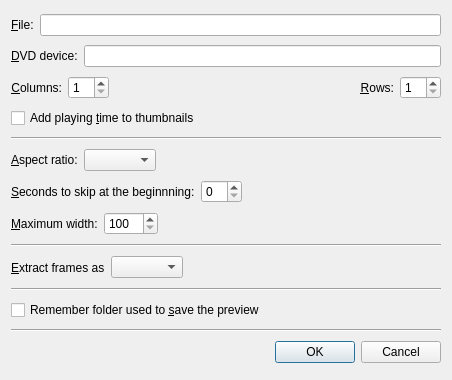
<ui version="4.0" >
 <class>VideoPreviewConfigDialog</class>
 <widget class="QDialog" name="VideoPreviewConfigDialog" >
  <property name="geometry" >
   <rect>
    <x>0</x>
    <y>0</y>
    <width>452</width>
    <height>380</height>
   </rect>
  </property>
  <property name="windowTitle" >
   <string>Video Preview</string>
  </property>
  <layout class="QVBoxLayout" >
   <item>
    <layout class="QHBoxLayout" >
     <item>
      <widget class="QLabel" name="label" >
       <property name="text" >
        <string>&amp;File:</string>
       </property>
       <property name="buddy" >
        <cstring>filename_edit</cstring>
       </property>
      </widget>
     </item>
     <item>
      <widget class="FileChooser" name="filename_edit" />
     </item>
    </layout>
   </item>
   <item>
    <layout class="QHBoxLayout" >
     <item>
      <widget class="QLabel" name="dvd_device_label" >
       <property name="text" >
        <string>&amp;DVD device:</string>
       </property>
       <property name="buddy" >
        <cstring>dvd_device_edit</cstring>
       </property>
      </widget>
     </item>
     <item>
      <widget class="QLineEdit" name="dvd_device_edit" />
     </item>
    </layout>
   </item>
   <item>
    <layout class="QHBoxLayout" >
     <item>
      <widget class="QLabel" name="label_2" >
       <property name="text" >
        <string>&amp;Columns:</string>
       </property>
       <property name="alignment" >
        <set>Qt::AlignRight|Qt::AlignTrailing|Qt::AlignVCenter</set>
       </property>
       <property name="buddy" >
        <cstring>columns_spin</cstring>
       </property>
      </widget>
     </item>
     <item>
      <widget class="QSpinBox" name="columns_spin" >
       <property name="minimum" >
        <number>1</number>
       </property>
       <property name="maximum" >
        <number>10</number>
       </property>
      </widget>
     </item>
     <item>
      <spacer>
       <property name="orientation" >
        <enum>Qt::Horizontal</enum>
       </property>
       <property name="sizeHint" >
        <size>
         <width>40</width>
         <height>20</height>
        </size>
       </property>
      </spacer>
     </item>
     <item>
      <widget class="QLabel" name="label_3" >
       <property name="text" >
        <string>&amp;Rows:</string>
       </property>
       <property name="alignment" >
        <set>Qt::AlignRight|Qt::AlignTrailing|Qt::AlignVCenter</set>
       </property>
       <property name="buddy" >
        <cstring>rows_spin</cstring>
       </property>
      </widget>
     </item>
     <item>
      <widget class="QSpinBox" name="rows_spin" >
       <property name="minimum" >
        <number>1</number>
       </property>
      </widget>
     </item>
    </layout>
   </item>
   <item>
    <widget class="QCheckBox" name="osd_check" >
     <property name="text" >
      <string>Add playing &amp;time to thumbnails</string>
     </property>
    </widget>
   </item>
   <item>
    <widget class="Line" name="line_2" >
     <property name="sizePolicy" >
      <sizepolicy vsizetype="Fixed" hsizetype="Expanding" >
       <horstretch>0</horstretch>
       <verstretch>0</verstretch>
      </sizepolicy>
     </property>
     <property name="orientation" >
      <enum>Qt::Horizontal</enum>
     </property>
    </widget>
   </item>
   <item>
    <layout class="QHBoxLayout" >
     <item>
      <widget class="QLabel" name="label_5" >
       <property name="text" >
        <string>&amp;Aspect ratio:</string>
       </property>
       <property name="buddy" >
        <cstring>aspect_ratio_combo</cstring>
       </property>
      </widget>
     </item>
     <item>
      <widget class="QComboBox" name="aspect_ratio_combo" />
     </item>
     <item>
      <spacer>
       <property name="orientation" >
        <enum>Qt::Horizontal</enum>
       </property>
       <property name="sizeHint" >
        <size>
         <width>101</width>
         <height>20</height>
        </size>
       </property>
      </spacer>
     </item>
    </layout>
   </item>
   <item>
    <layout class="QHBoxLayout" >
     <item>
      <widget class="QLabel" name="label_4" >
       <property name="text" >
        <string>&amp;Seconds to skip at the beginnning:</string>
       </property>
       <property name="buddy" >
        <cstring>initial_step_spin</cstring>
       </property>
      </widget>
     </item>
     <item>
      <widget class="QSpinBox" name="initial_step_spin" />
     </item>
     <item>
      <spacer>
       <property name="orientation" >
        <enum>Qt::Horizontal</enum>
       </property>
       <property name="sizeHint" >
        <size>
         <width>40</width>
         <height>20</height>
        </size>
       </property>
      </spacer>
     </item>
    </layout>
   </item>
   <item>
    <layout class="QHBoxLayout" >
     <item>
      <widget class="QLabel" name="label_6" >
       <property name="text" >
        <string>&amp;Maximum width:</string>
       </property>
       <property name="buddy" >
        <cstring>max_width_spin</cstring>
       </property>
      </widget>
     </item>
     <item>
      <widget class="QSpinBox" name="max_width_spin" >
       <property name="minimum" >
        <number>100</number>
       </property>
       <property name="maximum" >
        <number>2000</number>
       </property>
      </widget>
     </item>
     <item>
      <spacer>
       <property name="orientation" >
        <enum>Qt::Horizontal</enum>
       </property>
       <property name="sizeHint" >
        <size>
         <width>40</width>
         <height>20</height>
        </size>
       </property>
      </spacer>
     </item>
    </layout>
   </item>
   <item>
    <widget class="Line" name="line_3" >
     <property name="sizePolicy" >
      <sizepolicy vsizetype="Fixed" hsizetype="Expanding" >
       <horstretch>0</horstretch>
       <verstretch>0</verstretch>
      </sizepolicy>
     </property>
     <property name="orientation" >
      <enum>Qt::Horizontal</enum>
     </property>
    </widget>
   </item>
   <item>
    <layout class="QHBoxLayout" >
     <item>
      <widget class="QLabel" name="label_7" >
       <property name="text" >
        <string>&amp;Extract frames as</string>
       </property>
       <property name="buddy" >
        <cstring>format_combo</cstring>
       </property>
      </widget>
     </item>
     <item>
      <widget class="QComboBox" name="format_combo" />
     </item>
     <item>
      <spacer>
       <property name="orientation" >
        <enum>Qt::Horizontal</enum>
       </property>
       <property name="sizeHint" >
        <size>
         <width>71</width>
         <height>23</height>
        </size>
       </property>
      </spacer>
     </item>
    </layout>
   </item>
   <item>
    <widget class="Line" name="line" >
     <property name="sizePolicy" >
      <sizepolicy vsizetype="Fixed" hsizetype="Expanding" >
       <horstretch>0</horstretch>
       <verstretch>0</verstretch>
      </sizepolicy>
     </property>
     <property name="orientation" >
      <enum>Qt::Horizontal</enum>
     </property>
    </widget>
   </item>
   <item>
    <widget class="QCheckBox" name="save_last_directory_check" >
     <property name="text" >
      <string>Remember folder used to &amp;save the preview</string>
     </property>
    </widget>
   </item>
   <item>
    <widget class="Line" name="line_4" >
     <property name="sizePolicy" >
      <sizepolicy vsizetype="Fixed" hsizetype="Expanding" >
       <horstretch>0</horstretch>
       <verstretch>0</verstretch>
      </sizepolicy>
     </property>
     <property name="orientation" >
      <enum>Qt::Horizontal</enum>
     </property>
    </widget>
   </item>
   <item>
    <widget class="QDialogButtonBox" name="buttonBox" >
     <property name="orientation" >
      <enum>Qt::Horizontal</enum>
     </property>
     <property name="standardButtons" >
      <set>QDialogButtonBox::Cancel|QDialogButtonBox::NoButton|QDialogButtonBox::Ok</set>
     </property>
    </widget>
   </item>
  </layout>
 </widget>
 <customwidgets>
  <customwidget>
   <class>FileChooser</class>
   <extends>QLineEdit</extends>
   <header>filechooser.h</header>
  </customwidget>
 </customwidgets>
 <tabstops>
  <tabstop>filename_edit</tabstop>
  <tabstop>dvd_device_edit</tabstop>
  <tabstop>columns_spin</tabstop>
  <tabstop>rows_spin</tabstop>
  <tabstop>osd_check</tabstop>
  <tabstop>aspect_ratio_combo</tabstop>
  <tabstop>initial_step_spin</tabstop>
  <tabstop>max_width_spin</tabstop>
  <tabstop>format_combo</tabstop>
  <tabstop>buttonBox</tabstop>
 </tabstops>
 <resources/>
 <connections>
  <connection>
   <sender>buttonBox</sender>
   <signal>accepted()</signal>
   <receiver>VideoPreviewConfigDialog</receiver>
   <slot>accept()</slot>
   <hints>
    <hint type="sourcelabel" >
     <x>248</x>
     <y>254</y>
    </hint>
    <hint type="destinationlabel" >
     <x>157</x>
     <y>274</y>
    </hint>
   </hints>
  </connection>
  <connection>
   <sender>buttonBox</sender>
   <signal>rejected()</signal>
   <receiver>VideoPreviewConfigDialog</receiver>
   <slot>reject()</slot>
   <hints>
    <hint type="sourcelabel" >
     <x>316</x>
     <y>260</y>
    </hint>
    <hint type="destinationlabel" >
     <x>286</x>
     <y>274</y>
    </hint>
   </hints>
  </connection>
 </connections>
</ui>
